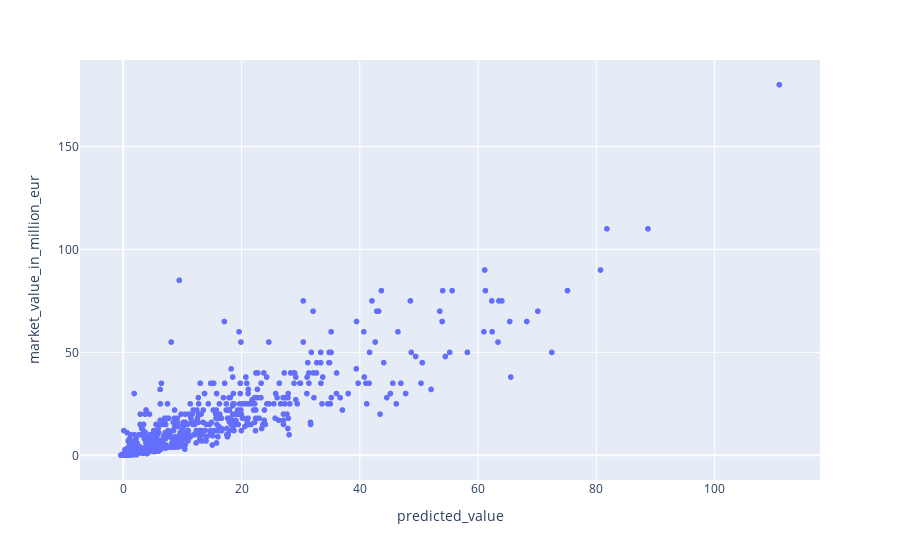

The code cell stored with this chart in its notebook:
### Code cell
forecast_df, regressor, y_test = predict_future_values(    pdf_train, 
    pdf_test, [2023, 2024, 2025, 2026, 2027, 2028], features)

### Figure 1 — Plotly figure (JSON) as saved in the notebook; plotly's stock layout.template omitted (floating-point values rounded to 4 significant figures; data arrays with more than 128 entries replaced by an {"elided": "..."} marker saying what was removed)
{"data": [{"customdata": {"elided": "1317x2 mixed values"}, "hovertemplate": "predicted_value=%{x}<br>market_value_in_million_eur=%{y}<br>name=%{customdata[0]}<br>age=%{customdata[1]}<extra></extra>", "legendgroup": "", "marker": {"color": "#636efa", "symbol": "circle"}, "mode": "markers", "name": "", "showlegend": false, "type": "scattergl", "x": {"elided": "1317 float values"}, "xaxis": "x", "y": {"elided": "1317 float values"}, "yaxis": "y"}], "layout": {"legend": {"tracegroupgap": 0}, "margin": {"t": 60}, "xaxis": {"anchor": "y", "domain": [0, 1], "title": {"text": "predicted_value"}}, "yaxis": {"anchor": "x", "domain": [0, 1], "title": {"text": "market_value_in_million_eur"}}}}
